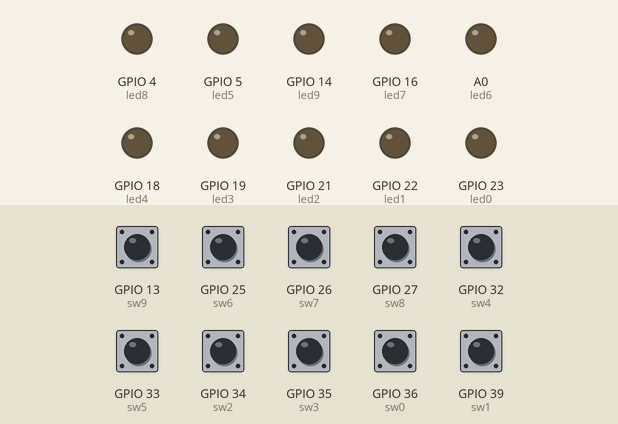
A sketch run on a simulated ESP8266 (NodeMCU). Parts: output pins drawn as LEDs (lit = HIGH). Inputs (shaded band) come from the test bench; at power-on: GPIO 13 (sw9), GPIO 25 (sw6), GPIO 26 (sw7), GPIO 27 (sw8), GPIO 32 (sw4), GPIO 33 (sw5), GPIO 34 (sw2), GPIO 35 (sw3), GPIO 36 (sw0), GPIO 39 (sw1) HIGH. WiFi joins after 1.5 s; servers stay silent unless stated; the Firebase database answers and starts empty; what the sketch prints to the serial monitor is not drawn.

Above: at 2.7 s.
2.8 s: GPIO 13 (sw9) pulled LOW for 0.95 s
At 8.7 s:
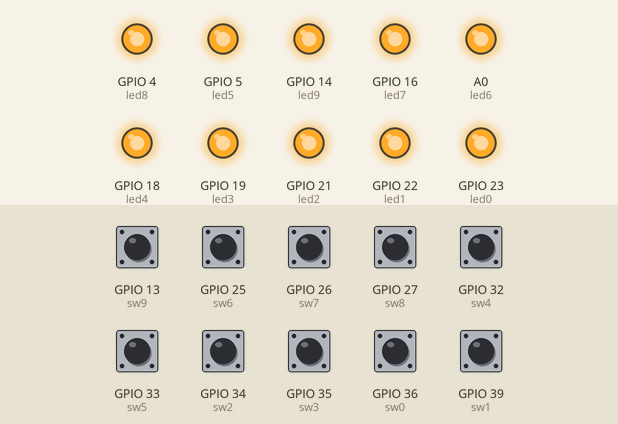
9.0 s: GPIO 25 (sw6) pulled LOW for 0.95 s
At 11.3 s:
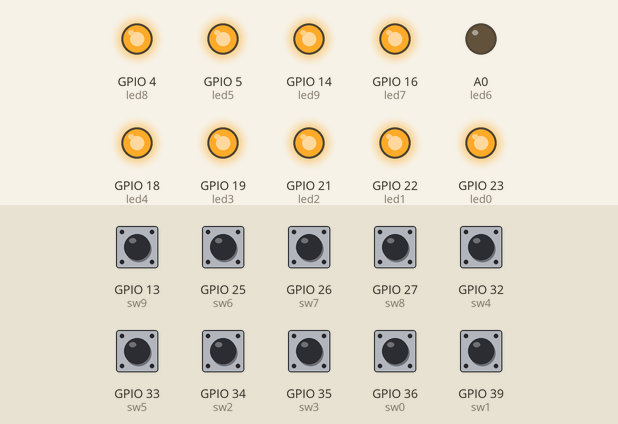
13.8 s: GPIO 26 (sw7) pulled LOW for 0.95 s
At 16.3 s:
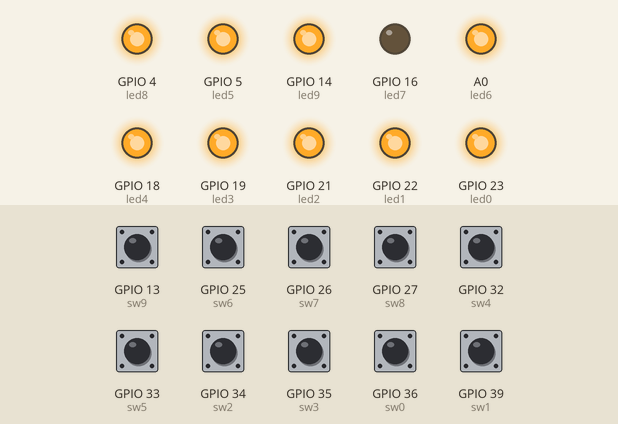
18.6 s: GPIO 27 (sw8) pulled LOW for 0.95 s
At 21.3 s:
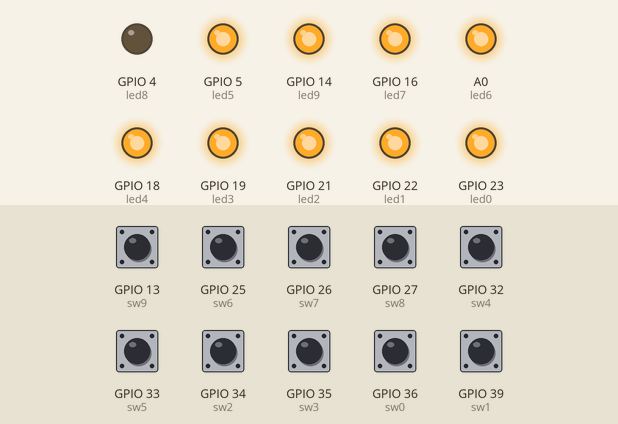
23.4 s: GPIO 32 (sw4) pulled LOW for 0.95 s
At 26.3 s:
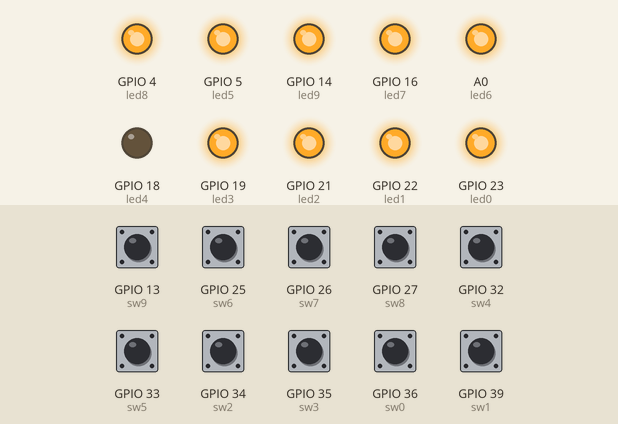
28.2 s: GPIO 33 (sw5) pulled LOW for 0.95 s
At 31.2 s:
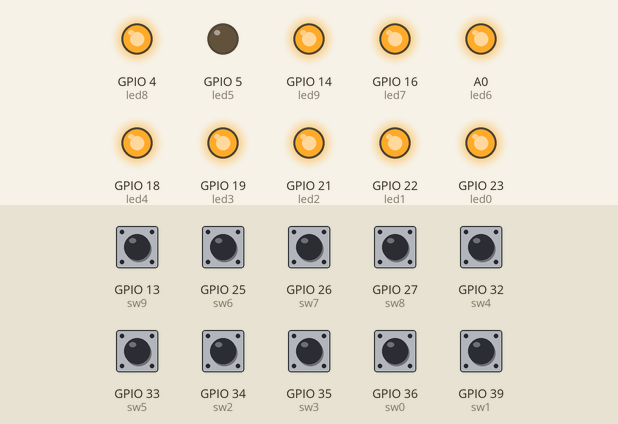
Timing chart, 0 to 33.0 s (numbered marks = the images above; inputs shaded):
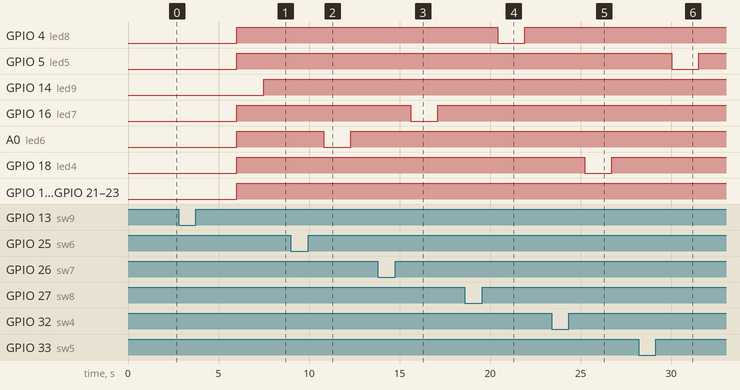

Measured:
- after the input at 2.8 s, GPIO 14 (led9): LOW → HIGH after 4.7 s instead of 3.2 s
- after the input at 9.0 s, A0 (led6): HIGH → LOW after 1.8 s, → HIGH 1.5 s later
- after the input at 13.8 s, GPIO 16 (led7): HIGH → LOW after 1.8 s, → HIGH 1.5 s later
- after the input at 18.6 s, GPIO 4 (led8): HIGH → LOW after 1.8 s, → HIGH 1.5 s later
- after the input at 23.4 s, GPIO 18 (led4): HIGH → LOW after 1.8 s, → HIGH 1.5 s later
- after the input at 28.2 s, GPIO 5 (led5): HIGH → LOW after 1.8 s, → HIGH 1.5 s later

The sketch:

esp8266.ino
```cpp
#include <ESP8266WiFi.h>
#include <WiFi.h>
#include <FirebaseArduino.h>

#define WIFI_SSID              "***********"                                          // SSID name
#define WIFI_PASSWORD  "***********"                                          // password
#define FIREBASE_HOST   "***********"                                          // the project name address from firebase id
#define FIREBASE_AUTH   "***********"     		                    // the secret key generated from firebase

/*************************************************/
const int sw0 = 36;
const int sw1 = 39;
const int sw2 = 34;
const int sw3 = 35;
const int sw4 = 32;
const int sw5 = 33;
const int sw6 = 25;
const int sw7 = 26;
const int sw8 = 27;
const int sw9 = 13;


const int led0 = 23;
const int led1 = 22;
const int led2 = 21;
const int led3 = 19;
const int led4 = 18;
const int led5 = 05;
const int led6 = 17;
const int led7 = 16;
const int led8 = 04;
const int led9 = 14;

//const int indLed1 = 15;
//const int indLed2 = 12;
//const int indLed3 = 02;
/*************************************************/


void setup() {
  Serial.begin(9600);
  WiFi.begin(WIFI_SSID,WIFI_PASSWORD);
  Serial.print("Connecting");
  while(WiFi.status() != WL_CONNECTED){
      Serial.print(".");
      delay(500);
    }
  Serial.println();
  Serial.println("\nConnected to the WiFi network");
  Serial.print("IP address: ");
  Serial.println(WiFi.localIP());

  Firebase.begin(FIREBASE_HOST, FIREBASE_AUTH);

  pinMode(sw0, INPUT);
  pinMode(sw1, INPUT);
  pinMode(sw2, INPUT);
  pinMode(sw3, INPUT);
  pinMode(sw4, INPUT);
  pinMode(sw5, INPUT);
  pinMode(sw6, INPUT);
  pinMode(sw7, INPUT);
  pinMode(sw8, INPUT);
  pinMode(sw9, INPUT);

  pinMode(led0, OUTPUT);
  pinMode(led1, OUTPUT);
  pinMode(led2, OUTPUT);
  pinMode(led3, OUTPUT);
  pinMode(led4, OUTPUT);
  pinMode(led5, OUTPUT);
  pinMode(led6, OUTPUT);
  pinMode(led7, OUTPUT);
  pinMode(led8, OUTPUT);
  pinMode(led9, OUTPUT);

  //pinMode(indLed0, OUTPUT);
  //pinMode(indLed1, OUTPUT);
  //pinMode(indLed2, OUTPUT);
}

/****************************************************************/

int sw0_status_old = digitalRead(sw0);
int sw1_status_old = digitalRead(sw1);
int sw2_status_old = digitalRead(sw2);
int sw3_status_old = digitalRead(sw3);
int sw4_status_old = digitalRead(sw4);
int sw5_status_old = digitalRead(sw5);
int sw6_status_old = digitalRead(sw6);
int sw7_status_old = digitalRead(sw7);
int sw8_status_old = digitalRead(sw8);
int sw9_status_old = digitalRead(sw9);


void loop() {

  int led0_status = Firebase.getInt("led0");
  int led1_status = Firebase.getInt("led1");
  int led2_status = Firebase.getInt("led2");
  int led3_status = Firebase.getInt("led3");
  int led4_status = Firebase.getInt("led4");
  int led5_status = Firebase.getInt("led5");
  int led6_status = Firebase.getInt("led6");
  int led7_status = Firebase.getInt("led7");
  int led8_status = Firebase.getInt("led8");
  int led9_status = Firebase.getInt("led9");

  int sw0_status = digitalRead(sw0);
  int sw1_status = digitalRead(sw1);
  int sw2_status = digitalRead(sw2);
  int sw3_status = digitalRead(sw3);
  int sw4_status = digitalRead(sw4);
  int sw5_status = digitalRead(sw5);
  int sw6_status = digitalRead(sw6);
  int sw7_status = digitalRead(sw7);
  int sw8_status = digitalRead(sw8);
  int sw9_status = digitalRead(sw9);

  if (sw0_status != sw0_status_old){
      Firebase.setInt("led0", !led0_status);
      sw0_status_old = sw0_status;
    }

  if (sw1_status != sw1_status_old){
      Firebase.setInt("led1", !led1_status);
      sw1_status_old = sw1_status;
    }


  if (sw2_status != sw2_status_old){
      Firebase.setInt("led2", !led2_status);
      sw2_status_old = sw2_status;
    }

  if (sw3_status != sw3_status_old){
      Firebase.setInt("led3", !led3_status);
      sw3_status_old = sw3_status;
    }

  if (sw4_status != sw4_status_old){
      Firebase.setInt("led4", !led4_status);
      sw4_status_old = sw4_status;
    }

  if (sw5_status != sw5_status_old){
      Firebase.setInt("led5", !led5_status);
      sw5_status_old = sw5_status;
    }

  if (sw6_status != sw6_status_old){
      Firebase.setInt("led6", !led6_status);
      sw6_status_old = sw6_status;
    }

  if (sw7_status != sw7_status_old){
      Firebase.setInt("led7", !led7_status);
      sw7_status_old = sw7_status;
    }
  if (sw8_status != sw8_status_old){
      Firebase.setInt("led8", !led8_status);
      sw8_status_old = sw8_status;
    }
   if (sw9_status != sw9_status_old){
      Firebase.setInt("led9", !led9_status);
      sw9_status_old = sw9_status;
    }


  if (led0_status == 1){
      digitalWrite(led0, HIGH);
    }
  else{
      digitalWrite(led0, LOW);
    }

  if (led1_status == 1){
      digitalWrite(led1, HIGH);
    }
  else{
      digitalWrite(led1, LOW);
    }

  if (led2_status == 1){
      digitalWrite(led2, HIGH);
    }
  else{
      digitalWrite(led2, LOW);
    }

  if (led3_status == 1){
      digitalWrite(led3, HIGH);
    }
  else{
      digitalWrite(led3, LOW);
    }

  if (led4_status == 1){
      digitalWrite(led4, HIGH);
    }
  else{
      digitalWrite(led4, LOW);
    }

  if (led5_status == 1){
      digitalWrite(led5, HIGH);
    }
  else{
      digitalWrite(led5, LOW);
    }

  if (led6_status == 1){
      digitalWrite(led6, HIGH);
    }
  else{
      digitalWrite(led6, LOW);
    }

  if (led7_status == 1){
      digitalWrite(led7, HIGH);
    }
  else{
      digitalWrite(led7, LOW);
    }

   if (led8_status == 1){
      digitalWrite(led8, HIGH);
    }
  else{
      digitalWrite(led8, LOW);
    }

  if (led9_status == 1){
      digitalWrite(led9, HIGH);
    }
  else{
      digitalWrite(led9, LOW);
    }

  Serial.println(led0_status);
  Serial.println(led1_status);

  Serial.println();


}
```
